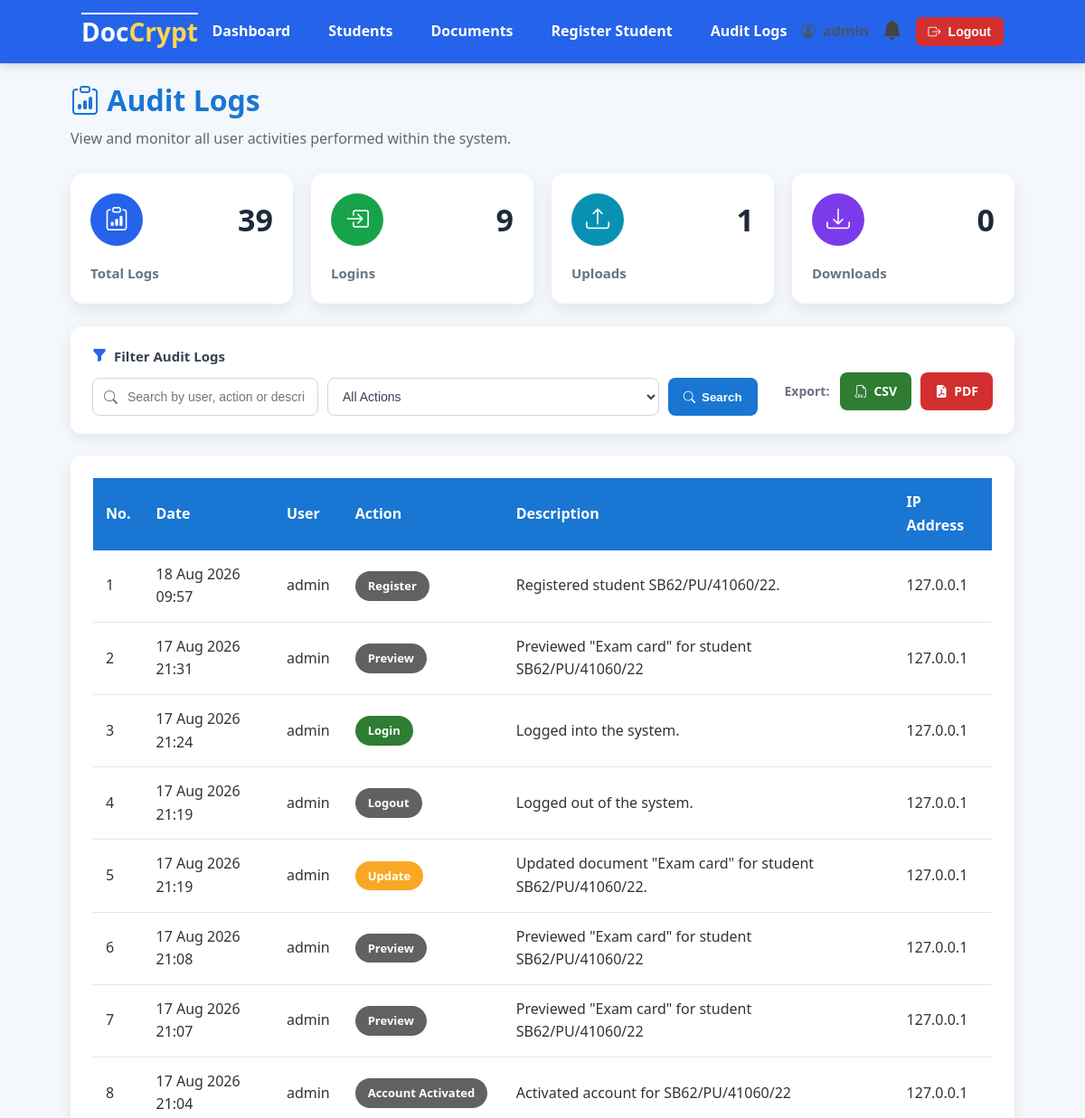
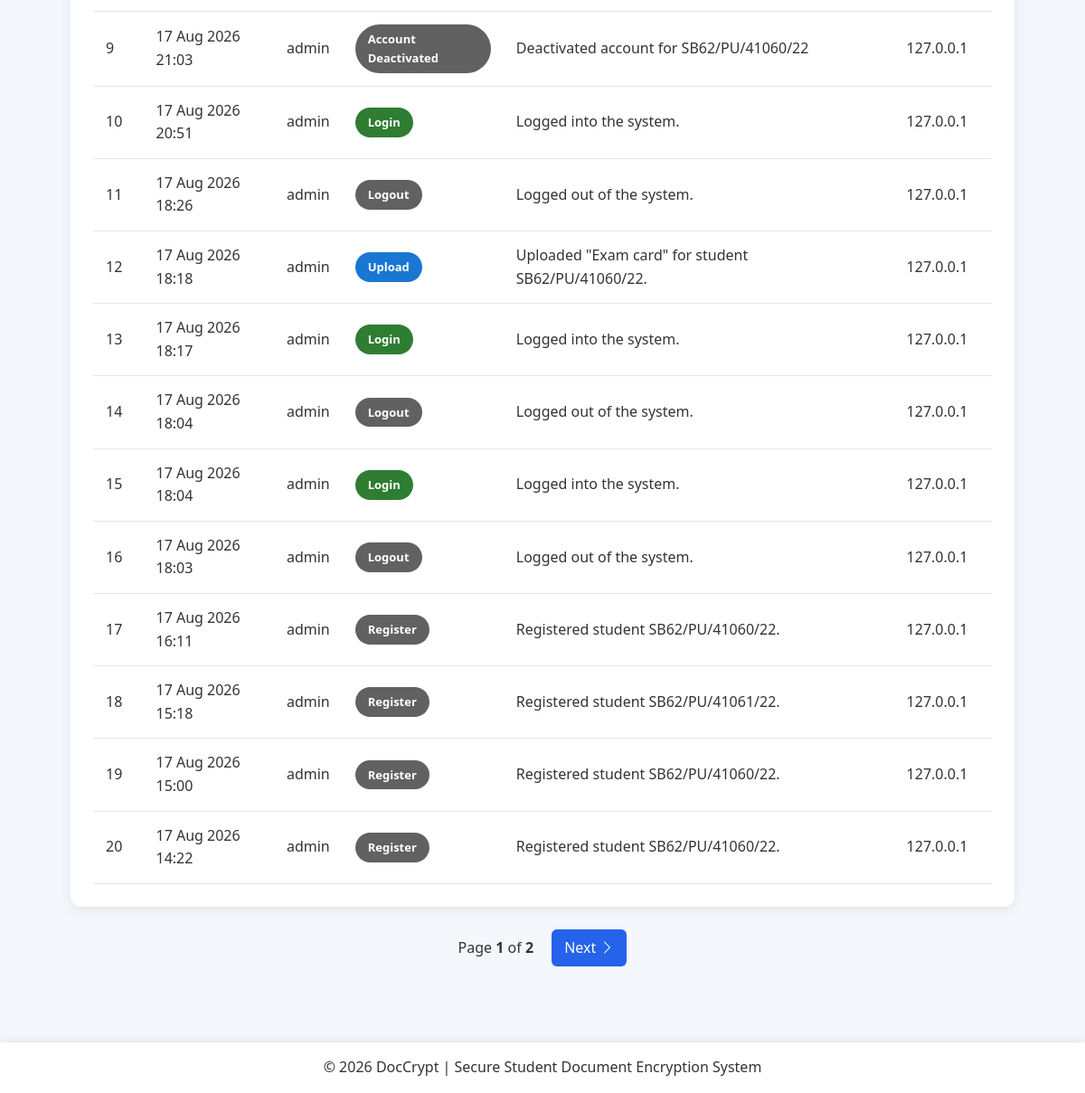
The page /logs/logs/ (signed in) on the database its author committed (2 pictures, top to bottom).
### logs/models.py (models this page shows, shortened)
class AuditLog(models.Model):
    class Action(models.TextChoices):
        REGISTER = "REGISTER", "Register"
        LOGIN = "LOGIN", "Login"
        LOGOUT = "LOGOUT", "Logout"
        CREATE = "CREATE", "Create"
        UPDATE = "UPDATE", "Update"
        DELETE = "DELETE", "Delete"
        UPLOAD = "UPLOAD", "Upload"
        DOWNLOAD = "DOWNLOAD", "Download"
        PREVIEW = "PREVIEW", "Preview"
        PASSWORD_CHANGE = "PASSWORD_CHANGE", "Password Changed"
        PASSWORD_RESET = "PASSWORD_RESET", "Password Reset"
        ACCOUNT_ACTIVATED = "ACCOUNT_ACTIVATED", "Account Activated"
        ACCOUNT_EDITED = "ACCOUNT_EDITED", "Account Edited"
        ACCOUNT_DEACTIVATED = "ACCOUNT_DEACTIVATED", "Account Deactivated"
    user = models.ForeignKey(CustomUser, on_delete=models.CASCADE, null=True, blank=True, related_name="audit_logs")
    action = models.CharField(max_length=50, choices=Action.choices)
    description = models.TextField()
    ip_address = models.GenericIPAddressField(null=True, blank=True)
    created_at = models.DateTimeField(auto_now_add=True)
    class Meta:
        ordering = ["-created_at"]

### users/models.py (models this page shows, shortened)
class CustomUser(AbstractUser):
    class Role(models.TextChoices):
        ADMIN = "ADMIN", "Administrator"
        STUDENT = "STUDENT", "Student"
    role = models.CharField(max_length=20, choices=Role.choices, default=Role.STUDENT)
    must_change_password = models.BooleanField(default=True)
    objects = CustomUserManager()
    @property
    def is_admin(self):
        return self.role == self.Role.ADMIN or self.is_superuser
    class Meta:
        verbose_name = "User"
        verbose_name_plural = "Users"

### logs/views.py (the view, shortened to what this page needs)
# urls.py: path("logs/", views.audit_logs, name="audit_logs"),
@login_required
def audit_logs(request):
    if not request.user.is_admin:
        return render(request, "errors/403.html", status=403)
    logs = (
        AuditLog.objects
        .select_related("user")
        .order_by("-created_at")
    )
    search = request.GET.get("search", "").strip()
    action = request.GET.get("action", "").strip()
    if action:
        logs = logs.filter(action=action)
    paginator = Paginator(logs, 20)
    page_number = request.GET.get("page")
    page_obj = paginator.get_page(page_number)
    context = {
        "page_obj": page_obj,
        "search": search,
        "selected_action": action,
        "actions": AuditLog.Action.choices,
        "total_logs": AuditLog.objects.count(),
        "login_logs": AuditLog.objects.filter(
            action=AuditLog.Action.LOGIN
        ).count(),
        "upload_logs": AuditLog.objects.filter(
            action=AuditLog.Action.UPLOAD
        ).count(),
        "download_logs": AuditLog.objects.filter(
            action=AuditLog.Action.DOWNLOAD
        ).count(),
    }
    return render(request, "logs/audit_logs.html", context)

### notifications/context_processors.py (called while the page is built)
def notifications(request):
    if request.user.is_authenticated:
        notifications = Notification.objects.filter(
            recipient=request.user,
            is_read=False,
        ).order_by("-created_at")[:5]
        return {
            'notifications': notifications,
            "notification_count": notifications.count(),
        }
    return {
        "notifications": [],
        "notification_count":0,
    }

### logs/templates/logs/audit_logs.html (shortened to what this page needs)
{% extends "users/base.html" %}
{% block content %}
<div class="page-header">
    <div>
        <h1>
            <i class="bi bi-clipboard-data"></i>
            Audit Logs
        </h1>
        <p>
            View and monitor all user activities performed within the system.
        </p>
    </div>
</div>
<div class="dashboard-grid">
    <div class="dashboard-card">
        <div class="dashboard-card-header">
            <div class="dashboard-icon students-icon">
                <i class="bi bi-clipboard-data"></i>
            </div>
            <h1>{{ total_logs }}</h1>
        </div>
        <p class="dashboard-label">
            Total Logs
        </p>
    </div>
    <div class="dashboard-card">
        <div class="dashboard-card-header">
            <div class="dashboard-icon active-icon">
                <i class="bi bi-box-arrow-in-right"></i>
            </div>
            <h1>{{ login_logs }}</h1>
        </div>
        <p class="dashboard-label">
            Logins
        </p>
    </div>
    <div class="dashboard-card">
        <div class="dashboard-card-header">
            <div class="dashboard-icon document-icon">
                <i class="bi bi-upload"></i>
            </div>
            <h1>{{ upload_logs }}</h1>
        </div>
        <p class="dashboard-label">
            Uploads
        </p>
    </div>
    <div class="dashboard-card">
        <div class="dashboard-card-header">
            <div class="dashboard-icon graduated-icon">
                <i class="bi bi-download"></i>
            </div>
            <h1>{{ download_logs }}</h1>
        </div>
        <p class="dashboard-label">
            Downloads
        </p>
    </div>
</div>
<div class="card audit-controls-card">
    <div class="audit-controls">
        <div class="audit-filter-section">
            <div class="audit-filter-title">
                <i class="bi bi-funnel-fill"></i>
                <span>Filter Audit Logs</span>
            </div>
            <form method="get" class="audit-search-form">
                <div class="search-group">
                    <input
                        type="text"
                        name="search"
                        placeholder="Search by user, action or description..."
                        value="{{ search }}"
                    >
                </div>
                <select name="action">
                    <option value="">
                        All Actions
                    </option>
                </select>
                <button
                    type="submit"
                    class="btn btn-primary"
                >
                    <i class="bi bi-search"></i>
                    Search
                </button>
            </form>
        </div>
        <div class="audit-export-section">
            <span class="audit-export-label">
                Export:
            </span>
            <a
                href="{% url 'export_audit_logs' %}?search={{ search|urlencode }}&action={{ selected_action|urlencode }}"
                class="btn btn-success"
            >
                <i class="bi bi-filetype-csv"></i>
                CSV
            </a>
            <a
                href="{% url 'export_audit_logs_pdf' %}?search={{ search|urlencode }}&action={{ selected_action|urlencode }}"
                class="btn btn-danger"
            >
                <i class="bi bi-file-earmark-pdf-fill"></i>
                PDF
            </a>
        </div>
    </div>
</div>
<div class="card">
    <table>
        <thead>
            <tr>
                <th>No.</th>
                <th>Date</th>
                <th>User</th>
                <th>Action</th>
                <th>Description</th>
                <th>IP Address</th>
            </tr>
        </thead>
        <tbody>
            {% for log in page_obj %}
            <tr>
                <td>
                    {{ page_obj.start_index|add:forloop.counter0 }}
                </td>
                <td>
                    {{ log.created_at|date:"d M Y H:i" }}
                </td>
                <td>
                    {{ log.user.username }}
                </td>
                <td>
                    {% if log.action == "LOGIN" %}
                        <span class="badge badge-success">
                    {% elif log.action == "LOGOUT" %}
                        <span class="badge badge-secondary">
                    {% elif log.action == "UPLOAD" %}
                        <span class="badge badge-info">
                    {% elif log.action == "DOWNLOAD" %}
                        <span class="badge badge-primary">
                    {% elif log.action == "UPDATE" %}
                        <span class="badge badge-warning">
                    {% elif log.action == "DELETE" %}
                        <span class="badge badge-danger">
                    {% else %}
                        <span class="badge badge-secondary">
                    {% endif %}
                        {{ log.get_action_display }}
                    </span>
                </td>
                <td>
                    {{ log.description }}
                </td>
                <td>
                    {{ log.ip_address }}
                </td>
            </tr>
            {% endfor %}
        </tbody>
    </table>
</div>
<div class="pagination">
    <span>
        Page
        <strong>{{ page_obj.number }}</strong>
        of
        <strong>{{ page_obj.paginator.num_pages }}</strong>
    </span>
    {% if page_obj.has_next %}
    <a href="?page={{ page_obj.next_page_number }}{% if search %}&search={{ search|urlencode }}{% endif %}{% if selected_action %}&action={{ selected_action|urlencode }}{% endif %}">
        Next
        <i class="bi bi-chevron-right"></i>
    </a>
    {% endif %}
</div>
{% endblock %}

### static/css/style.css (style rules this page uses)
* { margin:0; padding:0; box-sizing:border-box; }
html { scroll-behavior: smooth; }
body { font-family:"Segoe UI",Tahoma,Geneva,Verdana,sans-serif; background:#f4f7fb; color:#333; line-height:1.6; padding-bottom: 70px; }
.page-header { display:grid; grid-template-columns: 1fr auto; align-items:center; margin-bottom:25px; margin-top: 15px; }
.page-header h1 { color:#1976d2; margin-bottom:5px; }
.page-header p { color:#666; }
.card { background:white; border-radius:12px; padding:25px; margin-bottom:25px; box-shadow:0 4px 15px rgba(0,0,0,.08); }
.btn { width: fit-content; display:inline-flex; align-items:center; justify-content:center; gap:8px; padding:10px 20px; border:none; font-weight:600; border-radius:6px; cursor:pointer; text-decoration:none; font-weight:600; transition:.3s; }
.btn-primary { background:#1976d2; color:white; }
.btn-success { background:#2e7d32; color:white; }
.btn-danger { background:#d32f2f; color:white; }
table { width:100%; border-collapse:collapse; }
th { background:#1976d2; color:white; padding:14px; text-align:left; }
td { padding:14px; border-bottom:1px solid #e5e5e5; text-align: left; }
table tbody tr { transition: .2s; }
.badge { display:inline-block; padding:6px 14px; border-radius:30px; color:white; font-size:13px; font-weight:600; }
.badge-success { background:#2e7d32; }
.badge-info, .badge-primary { background: #1976d2; }
.badge-warning { background:#f9a825; }
.badge-secondary { background:#616161; }
.dashboard-grid { display:grid; grid-template-columns:repeat(auto-fit,minmax(220px,1fr)); gap:20px; margin-bottom:25px; }
.dashboard-card { background:#fff; border-radius:14px; padding:22px; box-shadow:0 6px 18px rgba(0,0,0,.08); transition:.25s ease; }
.dashboard-card-header { display:flex; justify-content:space-between; align-items:center; margin-bottom:18px; }
.dashboard-card-header h1 { margin:0; font-size:34px; color:#1e293b; }
.dashboard-label { margin:0; color:#64748b; font-size:15px; font-weight:600; }
.dashboard-icon { width:58px; height:58px; border-radius:50%; display:flex; justify-content:center; align-items:center; font-size:26px; color:white; }
.students-icon { background:#2563eb; }
.active-icon { background:#16a34a; }
.graduated-icon { background:#7c3aed; }
.document-icon { background:#0891b2; }
form { width:100%; }
input, select, textarea { width:100%; padding:12px; border:1px solid #2fd5ff; border-radius:8px; font-size:15px; box-sizing:border-box; transition:.3s; }
.pagination { margin-top: 25px; display: flex; justify-content: left; align-items: left; gap: 10px; flex-wrap: wrap; }
.pagination a { padding: 8px 14px; background: #2563eb; color: #fff; text-decoration: none; border-radius: 6px; transition: 3s; }
.pagination { margin-top:20px; display:flex; justify-content:center; align-items:center; gap:20px; }
.audit-controls-card { margin-bottom: 24px; padding: 20px 24px; }
.audit-controls { display: flex; align-items: center; justify-content: space-between; gap: 30px; width: 100%; }
.audit-filter-section { flex: 1; min-width: 0; }
.audit-filter-title { display: flex; align-items: center; gap: 8px; margin-bottom: 12px; font-size: 15px; font-weight: 600; color: #374151; }
.audit-filter-title i { font-size: 16px; color: #2563eb; }
.audit-search-form { display: flex; align-items: center; gap: 10px; width: 100%; }
.search-group { position: relative; flex: 1; min-width: 250px; }
.search-group input { width: 100%; height: 42px; padding: 0 14px 0 38px; border: 1px solid #d1d5db; border-radius: 8px; background: #ffffff; font-size: 14px; outline: none; box-sizing: border-box; transition: border-color 0.2s ease, box-shadow 0.2s ease; }
.audit-search-form select { height: 42px; min-width: 145px; padding: 0 12px; border: 1px solid #d1d5db; border-radius: 8px; background: #ffffff; font-size: 14px; color: #374151; outline: none; cursor: pointer; }
.audit-search-form .btn { height: 42px; padding: 0 17px; display: inline-flex; align-items: center; justify-content: center; gap: 7px; border-radius: 8px; white-space: nowrap; }
.audit-export-section { display: flex; align-items: center; gap: 10px; flex-shrink: 0; padding-top: 25px; }
.audit-export-label { font-size: 14px; font-weight: 600; color: #6b7280; margin-right: 2px; }
.audit-export-section .btn { height: 42px; padding: 0 16px; display: inline-flex; align-items: center; justify-content: center; gap: 7px; border-radius: 8px; text-decoration: none; white-space: nowrap; font-size: 14px; }

### rows shown on the page
AuditLog: start_index|add "1", created_at "18 Aug 2026 09:57", user.username "admin", action "Register", description "Registered student SB62/PU/41060/22.", ip_address "127.0.0.1"
AuditLog: start_index|add "2", created_at "17 Aug 2026 21:31", user.username "admin", action "Preview", description "Previewed \"Exam card\" for student SB62/PU/41060/22", ip_address "127.0.0.1"
AuditLog: start_index|add "3", created_at "17 Aug 2026 21:24", user.username "admin", action "Login", description "Logged into the system.", ip_address "127.0.0.1"
AuditLog: start_index|add "4", created_at "17 Aug 2026 21:19", user.username "admin", action "Logout", description "Logged out of the system.", ip_address "127.0.0.1"
AuditLog: start_index|add "5", created_at "17 Aug 2026 21:19", user.username "admin", action "Update", description "Updated document \"Exam card\" for student SB62/PU/41060/22.", ip_address "127.0.0.1"
AuditLog: start_index|add "6", created_at "17 Aug 2026 21:08", user.username "admin", action "Preview", description "Previewed \"Exam card\" for student SB62/PU/41060/22", ip_address "127.0.0.1"
AuditLog: start_index|add "7", created_at "17 Aug 2026 21:07", user.username "admin", action "Preview", description "Previewed \"Exam card\" for student SB62/PU/41060/22", ip_address "127.0.0.1"
AuditLog: start_index|add "8", created_at "17 Aug 2026 21:04", user.username "admin", action "Account Activated", description "Activated account for SB62/PU/41060/22", ip_address "127.0.0.1"
AuditLog: start_index|add "9", created_at "17 Aug 2026 21:03", user.username "admin", action "Account Deactivated", description "Deactivated account for SB62/PU/41060/22", ip_address "127.0.0.1"
AuditLog: start_index|add "10", created_at "17 Aug 2026 20:51", user.username "admin", action "Login", description "Logged into the system.", ip_address "127.0.0.1"
AuditLog: start_index|add "11", created_at "17 Aug 2026 18:26", user.username "admin", action "Logout", description "Logged out of the system.", ip_address "127.0.0.1"
AuditLog: start_index|add "12", created_at "17 Aug 2026 18:18", user.username "admin", action "Upload", description "Uploaded \"Exam card\" for student SB62/PU/41060/22.", ip_address "127.0.0.1"
AuditLog: start_index|add "13", created_at "17 Aug 2026 18:17", user.username "admin", action "Login", description "Logged into the system.", ip_address "127.0.0.1"
AuditLog: start_index|add "14", created_at "17 Aug 2026 18:04", user.username "admin", action "Logout", description "Logged out of the system.", ip_address "127.0.0.1"
AuditLog: start_index|add "15", created_at "17 Aug 2026 18:04", user.username "admin", action "Login", description "Logged into the system.", ip_address "127.0.0.1"
AuditLog: start_index|add "16", created_at "17 Aug 2026 18:03", user.username "admin", action "Logout", description "Logged out of the system.", ip_address "127.0.0.1"
AuditLog: start_index|add "17", created_at "17 Aug 2026 16:11", user.username "admin", action "Register", description "Registered student SB62/PU/41060/22.", ip_address "127.0.0.1"
AuditLog: start_index|add "18", created_at "17 Aug 2026 15:18", user.username "admin", action "Register", description "Registered student SB62/PU/41061/22.", ip_address "127.0.0.1"
AuditLog: start_index|add "19", created_at "17 Aug 2026 15:00", user.username "admin", action "Register", description "Registered student SB62/PU/41060/22.", ip_address "127.0.0.1"
AuditLog: start_index|add "20", created_at "17 Aug 2026 14:22", user.username "admin", action "Register", description "Registered student SB62/PU/41060/22.", ip_address "127.0.0.1"

### other values the page prints
{{ total_logs }} "39"
{{ login_logs }} "9"
{{ upload_logs }} "1"
{{ download_logs }} "0"
{{ page_obj.number }} "1"
{{ page_obj.paginator.num_pages }} "2"
